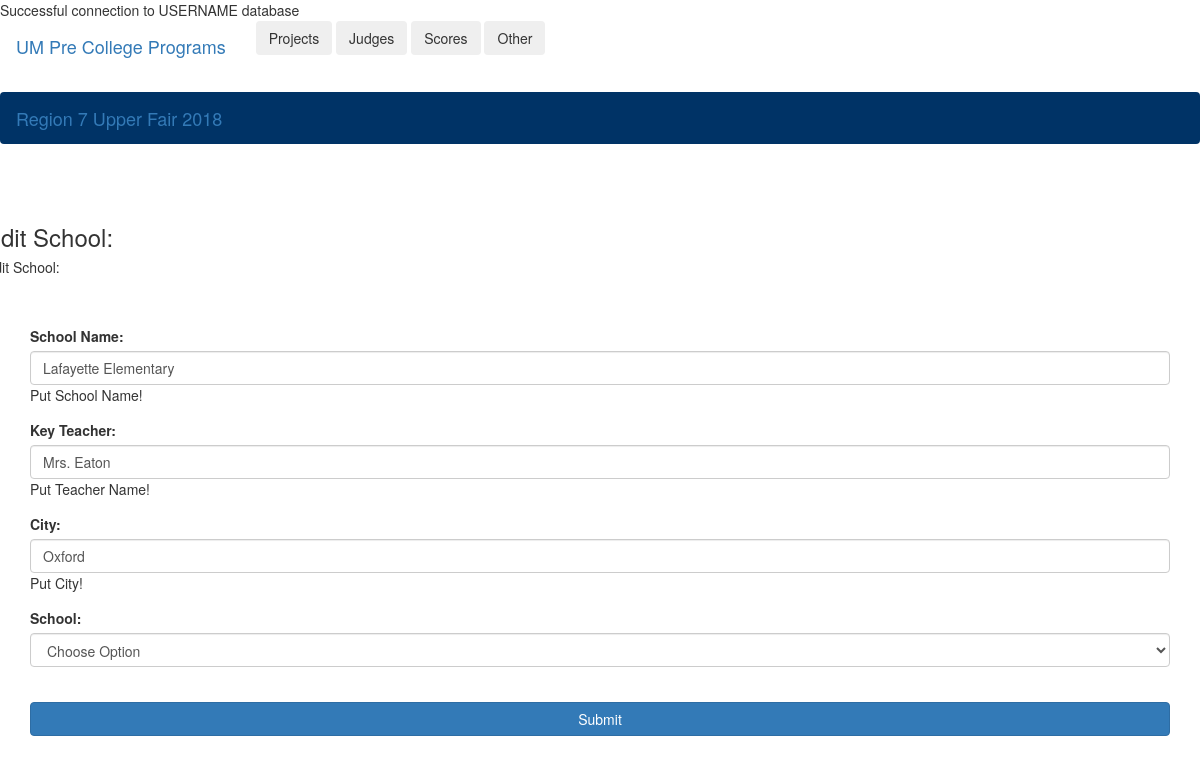
The page /CRUDsp/editSchool.php?id=1&sid=7 on the database its author committed.
### tables this page shows
CREATE TABLE School (
    SchoolID int NOT NULL AUTO_INCREMENT,
    SName varchar(100) NOT NULL,
    KeyTeacher varchar(100) NOT NULL,
    City varchar(50) NOT NULL,
    Type varchar(45) NOT NULL,
    CONSTRAINT School_pk PRIMARY KEY (SchoolID)
);

### CRUDsp/editSchool.php (the view, shortened to what this page needs)
<DOCTYPE! html>
<html lang="en">
<?php
  	require_once("included_functions.php");
  	$mysqli = db_connection();
  	if (isset($_POST["submit"])) {
  	  	if ( (isset($_POST["schoolName"]) && $_POST["schoolName"] !== "") && (isset($_POST["keyTeacher"]) && $_POST["keyTeacher"] !== "") && (isset($_POST["city"]) && $_POST["city"] !== "") && (isset($_POST["type"]) && $_POST["type"] !== "") ) {
    	  		$ID = $_GET['id'];
            $SID = $_GET['sid'];
          	$query = "Update School set ";
          	$query .= "SName = '".$_POST['schoolName']."', ";
          	$query .= "KeyTeacher = '".$_POST['keyTeacher']."', ";
          	$query .= "City = '".$_POST['city']."', ";
          	$query .= "Type = '".$_POST['type']."' ";
          	$query .= "where SchoolID = ".$SID;
          	$result = $mysqli->query($query);
          	if($result && $mysqli->affected_rows === 1) {
            		$_SESSION["message"] = $_POST["schoolName"]." has been updated";
            		header("Location: FairHome.php?id=".$ID);
            		exit;
          	} else {
            		$_SESSION["message"] = "Error! Could not update ".$_POST["schoolName"];
            		header("Location: FairHome.php?id=".$ID);
            		exit;
          	}
        } else {
          	$_SESSION["message"] = "Unable to edit school. Fill in all information!";
          	header("Location: editSchool.php?id=".$ID."&sid=".$SID);
          	exit;
        }
    } else {
        if ((isset($_GET['id']) && $_GET['id'] != "") && (($_GET['sid']) && $_GET['sid'] != "")) {
      			$ID = $_GET['id'];
      			$SID = $_GET['sid'];
      			$query = "Select * from Fair where FairID = ".$ID;
      			$result = $mysqli->query($query);
      			if ($result && $result->num_rows > 0) {
              	echo "<br /><br />";
        				echo "<div class='row justify-content-center'";
        				echo "<head>";
                echo "<h3 class='d-none d-md-block'>Edit School:</h3>";
                echo "<h5 class='d-md-none'>Edit School:</h5>";
        				echo "</head>";
        				echo "</div>";
        				echo "<br /><br />";
        				echo "<div class='container'>";
        				$query = "Select SName, KeyTeacher, City, Type ";
        				$query .= "from School where SchoolID = ".$SID;
        				$result = $mysqli->query($query);
        				if ($result && $result->num_rows > 0) {
            				$row = $result->fetch_assoc();
            				echo "<form method='POST' class='needs-validation' action='editSchool.php?id=".$ID."&sid=".$SID."' novalidate>";
                    echo "<div class='form-row'>";
                    echo "<div class='form-group col'>";
                    echo "<label>School Name:</label>";
                    echo "<input type='text' class='form-control' id='schoolName' name='schoolName' value='".$row['SName']."' required>";
                    echo "<div class='invalid-feedback'>Put School Name!</div>";
                    echo "</div>";
                    echo "<div class='form-group col'>";
                    echo "<label>Key Teacher:</label>";
                    echo "<input type='text' class='form-control' id='keyTeacher' name='keyTeacher' value='".$row['KeyTeacher']."' required>";
                    echo "<div class='invalid-feedback'>Put Teacher Name!</div>";
                    echo "</div>";
                    echo "</div>";
                    echo "<div class='form-row'>";
                    echo "<div class='form-group col'>";
                    echo "<label>City:</label>";
                    echo "<input type='text' class='form-control' id='city' name='city' value='".$row['City']."' required>";
                    echo "<div class='invalid-feedback'>Put City!</div>";
                    echo "</div>";
                    echo "<div class='form-group col'>";
                    echo "<label>School:</label>";
                    echo "<select class='form-control' id='type' name='type' required>";
                    echo "<option value=''>Choose Option</option>";
                    echo "</select>";
                    echo "</div>";
                    echo "</div>";
                    echo "<br />";
                    echo "<button type='submit' name='submit' class='btn btn-primary btn-block'>Submit</button>";
            				echo "</form>";
            				echo "</div>";
          			} else {
          					  $_SESSION["message"] = "Error! Could not find School.";
                    	header("Location: FairHome.php?id=".$ID);
                    	exit;
          			}
      			} else {
      				  $_SESSION["message"] = "Error! Fair could not be found.";
                header("Location: SFindex.php");
            		exit;
      			}
      	} else {
      			$_SESSION["message"] = "Error! Variables not set";
           	header("Location: SFindex.php");
           	exit;
      	}
  	}
?>
<br /><br /><br />
</html>

### rows shown on the page
school: schoolName "Lafayette Elementary", keyTeacher "Mrs. Eaton", city "Oxford"

### other values the page prints
USERNAME "USERNAME"
$name "Region 7 Upper Fair 2018"
